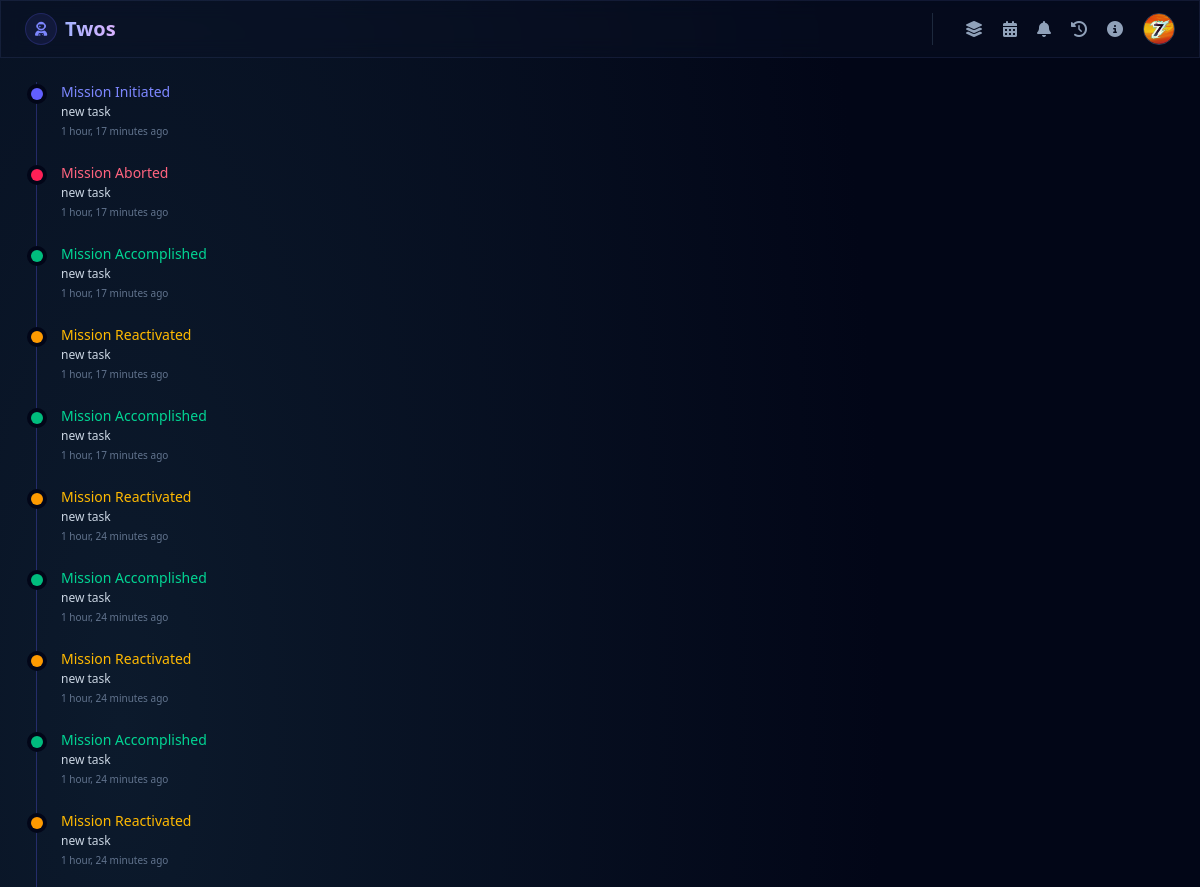
The app's page /activities/ (signed in, upper part), older data.
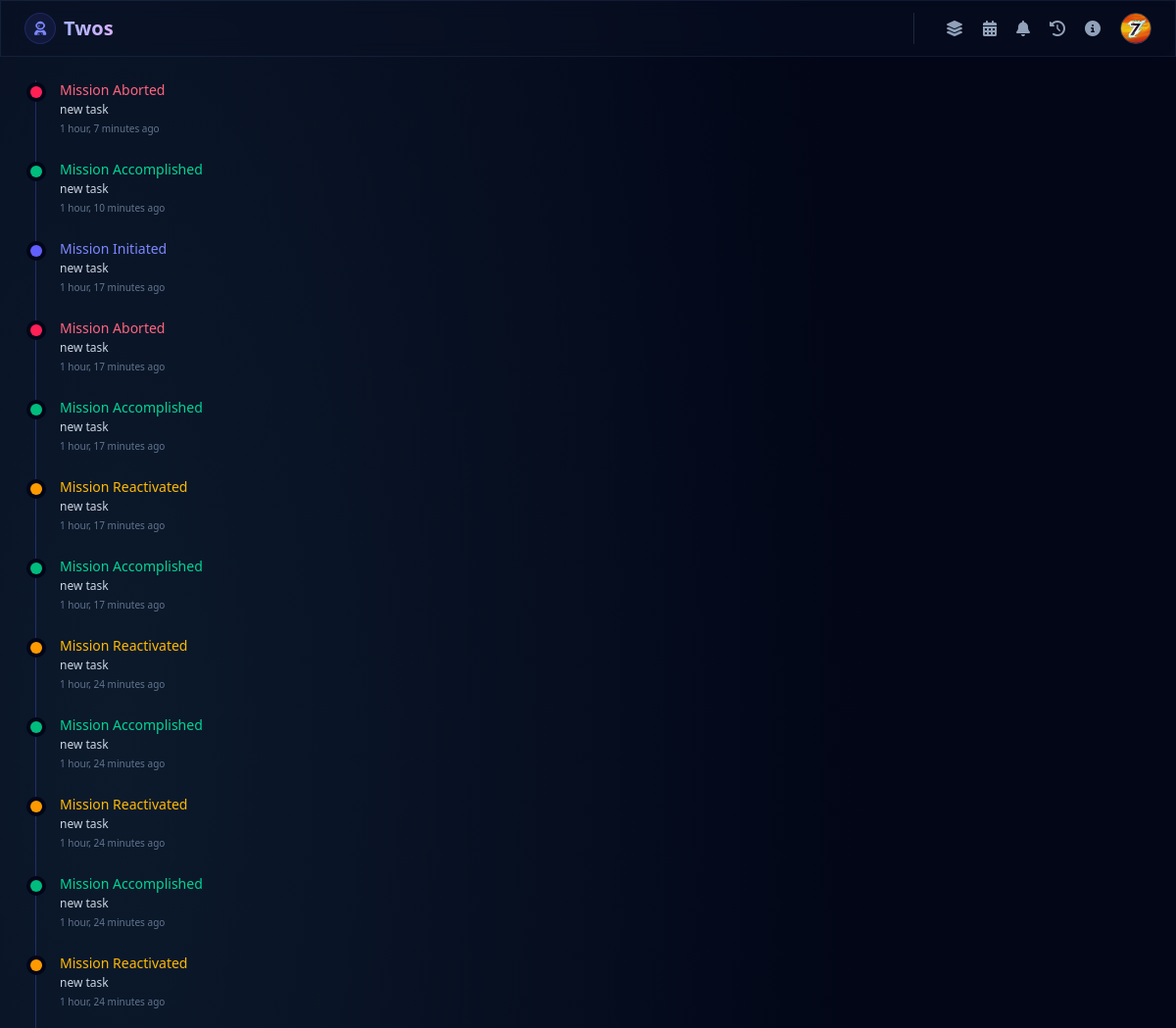
The same page, newer data.
### home/models.py (models this page shows, shortened)
class MissionLog(models.Model):
    ACTION_CHOICES = [
        ('Initiated', 'Initiated'),
        ('Accomplished', 'Accomplished'),
        ('Reopened', 'Reopened'),
        ('Aborted', 'Aborted'),
    ]
    user = models.ForeignKey(User, on_delete=models.CASCADE, related_name="mission_logs")
    action = models.CharField(max_length=20, choices=ACTION_CHOICES)
    task_name = models.CharField(max_length=200)
    created_at = models.DateTimeField(auto_now_add=True)

### home/views.py (the view)
# urls.py: path("activities/", views.activities, name="activities")
@login_required(login_url="login")
def activities(request):
    recent = MissionLog.objects.filter(user=request.user).order_by("-created_at")
    data = {
        'recent' : recent
    }
    return render(request, "activity.html", data)

### home/models.py (called while the page is built)
    def get_profile_pic(self):
        if self.profile_pic:
            return self.profile_pic.url
        name = self.full_name or self.user.username
        return f"https://ui-avatars.com/api/?name={name}&size=128&background=6366f1&color=fff"

### templates/activity.html (shortened to what this page needs)
{% extends 'base.html' %}
{% block content %}
<div class="relative border-l border-indigo-500/30 ml-3 space-y-6">
    {% for log in recent %}
        <div class="relative pl-6">
            {% if log.action == 'Accomplished' %}
                <span class="absolute -left-[6px] top-1.5 w-3 h-3 bg-emerald-500 rounded-full ring-4 ring-slate-950"></span>
                <p class="text-sm font-medium text-emerald-400">Mission Accomplished</p>
            {% elif log.action == 'Initiated' %}
                <span class="absolute -left-[6px] top-1.5 w-3 h-3 bg-indigo-500 rounded-full ring-4 ring-slate-950"></span>
                <p class="text-sm font-medium text-indigo-400">Mission Initiated</p>
            {% elif log.action == 'Reopened' %}
                <span class="absolute -left-[6px] top-1.5 w-3 h-3 bg-amber-500 rounded-full ring-4 ring-slate-950"></span>
                <p class="text-sm font-medium text-amber-400">Mission Reactivated</p>
            {% else %}
                <span class="absolute -left-[6px] top-1.5 w-3 h-3 bg-rose-500 rounded-full ring-4 ring-slate-950"></span>
                <p class="text-sm font-medium text-rose-400">Mission Aborted</p>
            {% endif %}
            <p class="text-xs text-slate-300 mt-0.5">{{ log.task_name }}</p>
            <span class="text-[10px] text-slate-500 block mt-1">{{ log.created_at|timesince }} ago</span>
        </div>
    {% empty %}
        <p class="text-xs text-slate-500 pl-4">No space activity recorded yet.</p>
    {% endfor %}
</div>
{% endblock content %}

Row changes from the older to the newer data that the page shows:
added MissionLog: action "Aborted" (drawn), task_name "new task", created_at "1 hour, 7 minutes"
added MissionLog: action "Accomplished" (drawn), task_name "new task", created_at "1 hour, 10 minutes"
